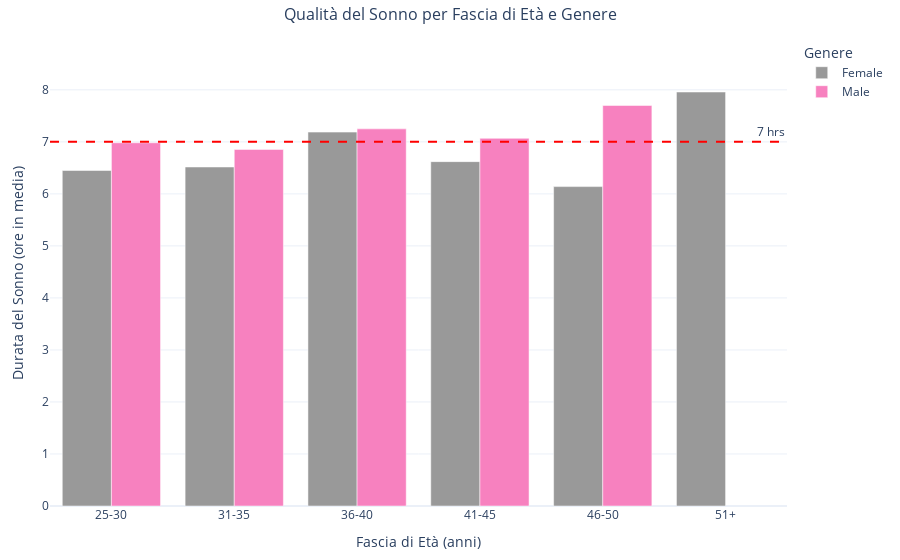

The notebook cell this image was saved under:
### Code cell
fig = px.bar(
    age_group_quality,
    x="bin_age",
    y="Sleep Duration",
    color="Gender",
    barmode="group",  
    color_discrete_sequence=px.colors.qualitative.Set1_r, #CAMBIO COLORI
    title="Qualità del Sonno per Fascia di Età e Genere",
    labels={"bin_age": "Age", "Sleep Duration": "Sleep Duration(hrs)", "Gender": "Gender"},
)


fig.add_hline(
    y=7,
    line=dict(color="red", dash="dash", width=2),
    annotation_text="7 hrs",
    annotation_position="top right",
    annotation_font_size=12
)


fig.update_layout(
    xaxis_title="Age Group",  
    yaxis_title="Sleep duration (mean hrs)",  
    legend_title="Gender",  
    title_font_size=16, 
    title_x=0.5,  
    xaxis=dict(tickmode='linear'),  # Assicurati che le etichette siano tutte ben visibil
    yaxis=dict(range=[0, age_group_quality['Sleep Duration'].max() + 1]),  # Aggiungi spazio sopra per miglior visualizzazione
    font=dict(size=12), 
    margin=dict(t=40, b=40, l=50, r=50),  
    template="plotly_white",  
)


fig.show()

### Figure 1 — Plotly figure (JSON) as saved in the notebook; plotly's stock layout.template omitted (floating-point values rounded to 4 significant figures)
{"data": [{"alignmentgroup": "True", "hovertemplate": "Gender=Female<br>Age=%{x}<br>Sleep Duration(hrs)=%{y}<extra></extra>", "legendgroup": "Female", "marker": {"color": "rgb(153,153,153)", "pattern": {"shape": ""}}, "name": "Female", "offsetgroup": "Female", "orientation": "v", "showlegend": true, "textposition": "auto", "type": "bar", "x": ["25-30", "31-35", "36-40", "41-45", "46-50", "51+"], "xaxis": "x", "y": [6.45, 6.517, 7.187, 6.62, 6.14, 7.958], "yaxis": "y"}, {"alignmentgroup": "True", "hovertemplate": "Gender=Male<br>Age=%{x}<br>Sleep Duration(hrs)=%{y}<extra></extra>", "legendgroup": "Male", "marker": {"color": "rgb(247,129,191)", "pattern": {"shape": ""}}, "name": "Male", "offsetgroup": "Male", "orientation": "v", "showlegend": true, "textposition": "auto", "type": "bar", "x": ["25-30", "31-35", "36-40", "41-45", "46-50", "51+"], "xaxis": "x", "y": [6.982, 6.855, 7.25, 7.068, 7.7, null], "yaxis": "y"}], "layout": {"annotations": [{"font": {"size": 12}, "showarrow": false, "text": "7 hrs", "x": 1, "xanchor": "right", "xref": "x domain", "y": 7, "yanchor": "bottom", "yref": "y"}], "barmode": "group", "font": {"size": 12}, "legend": {"title": {"text": "Genere"}, "tracegroupgap": 0}, "margin": {"b": 40, "l": 50, "r": 50, "t": 40}, "shapes": [{"line": {"color": "red", "dash": "dash", "width": 2}, "type": "line", "x0": 0, "x1": 1, "xref": "x domain", "y0": 7, "y1": 7, "yref": "y"}], "title": {"font": {"size": 16}, "text": "Qualità del Sonno per Fascia di Età e Genere", "x": 0.5}, "xaxis": {"anchor": "y", "domain": [0, 1], "tickmode": "linear", "title": {"text": "Fascia di Età (anni)"}}, "yaxis": {"anchor": "x", "domain": [0, 1], "range": [0, 8.958], "title": {"text": "Durata del Sonno (ore in media)"}}}}
